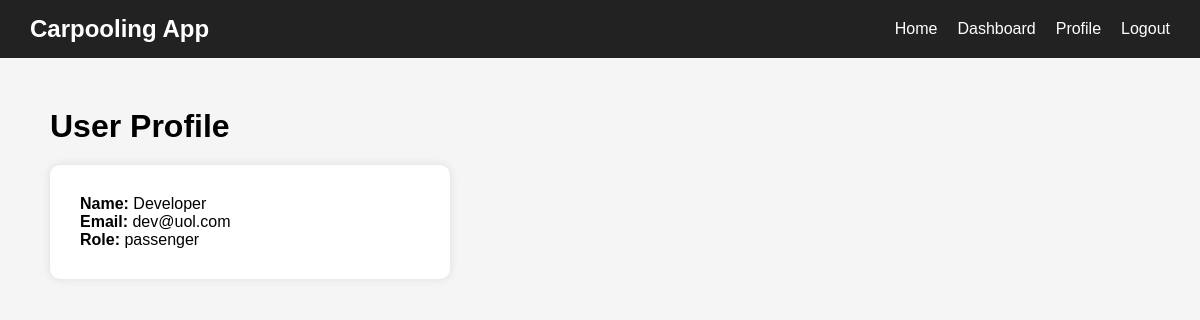
The app's page /profile (signed in), older data.
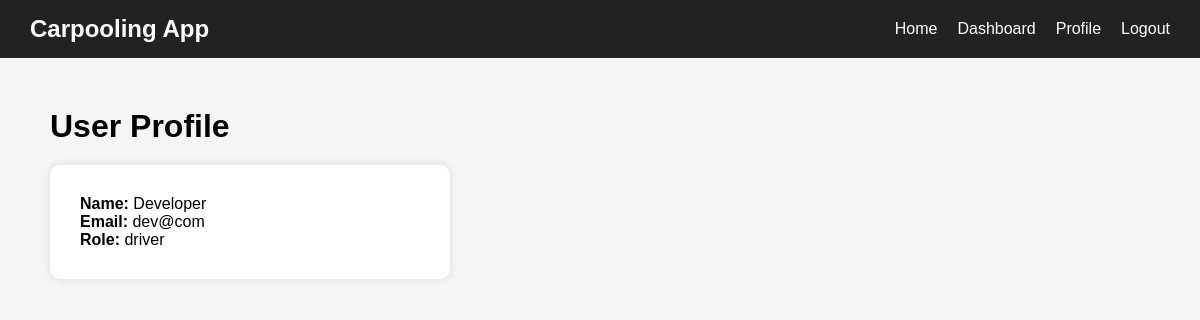
The same page, newer data.
### models/user_model.py (models this page shows, shortened)
class User(db.Model):
    id = db.Column(db.Integer, primary_key=True)
    full_name = db.Column(db.String(100), nullable=False)
    email = db.Column(db.String(100), unique=True, nullable=False)
    password = db.Column(db.String(255), nullable=False)
    role = db.Column(db.String(20), default='passenger')
    profile_picture = db.Column(db.String(255), default='default.png')

### app.py (the view)
@app.route('/profile')
@login_required
def profile():
    user = User.query.get(session['user_id'])
    return render_template('profile.html', user=user)

### templates/profile.html (shortened to what this page needs)
{% extends 'base.html' %}
{% block content %}
<div class="profile-container">
    <h1>User Profile</h1>
    <div class="profile-card">
        <p>
            <strong>Name:</strong>
            {{ user.full_name }}
        </p>
        <p>
            <strong>Email:</strong>
            {{ user.email }}
        </p>
        <p>
            <strong>Role:</strong>
            {{ user.role }}
        </p>
    </div>
</div>
{% endblock %}

### templates/base.html (shortened to what this page needs)
<!DOCTYPE html>
<html lang="en">
<head>
    <link rel="stylesheet" href="{{ url_for('static', filename='css/style.css') }}">
    <link rel="stylesheet" href="{{ url_for('static', filename='css/auth.css') }}">
</head>
<body>
    <nav>
        <h2>Carpooling App</h2>
        <ul>
            <li>
                <a href="/">Home</a>
            </li>
            {% if session.get('user_id') %}
                <li>
                    <a href="/dashboard">Dashboard</a>
                </li>
                <li>
                    <a href="/profile">Profile</a>
                </li>
                <li>
                    <a href="/logout">Logout</a>
                </li>
            {% endif %}
        </ul>
    </nav>
    <main>
        {% block content %}
        {% endblock %}
    </main>
</body>
</html>

### static/css/style.css (style rules this page uses)
* { margin: 0; padding: 0; box-sizing: border-box; font-family: Arial, sans-serif; }
body { background-color: #f5f5f5; }
nav { background-color: #222; color: white; padding: 15px 30px; display: flex; justify-content: space-between; align-items: center; }
nav ul { display: flex; list-style: none; gap: 20px; }
nav a { color: white; text-decoration: none; }
.profile-container { padding: 50px; }
.profile-card { width: 400px; background-color: white; padding: 30px; border-radius: 10px; box-shadow: 0 0 10px rgba(0,0,0,0.1); margin-top: 20px; }

Row changes from the older to the newer data that the page shows:
changed User "Developer": email "dev@uol.com" → "dev@com"; role "passenger" → "driver"
